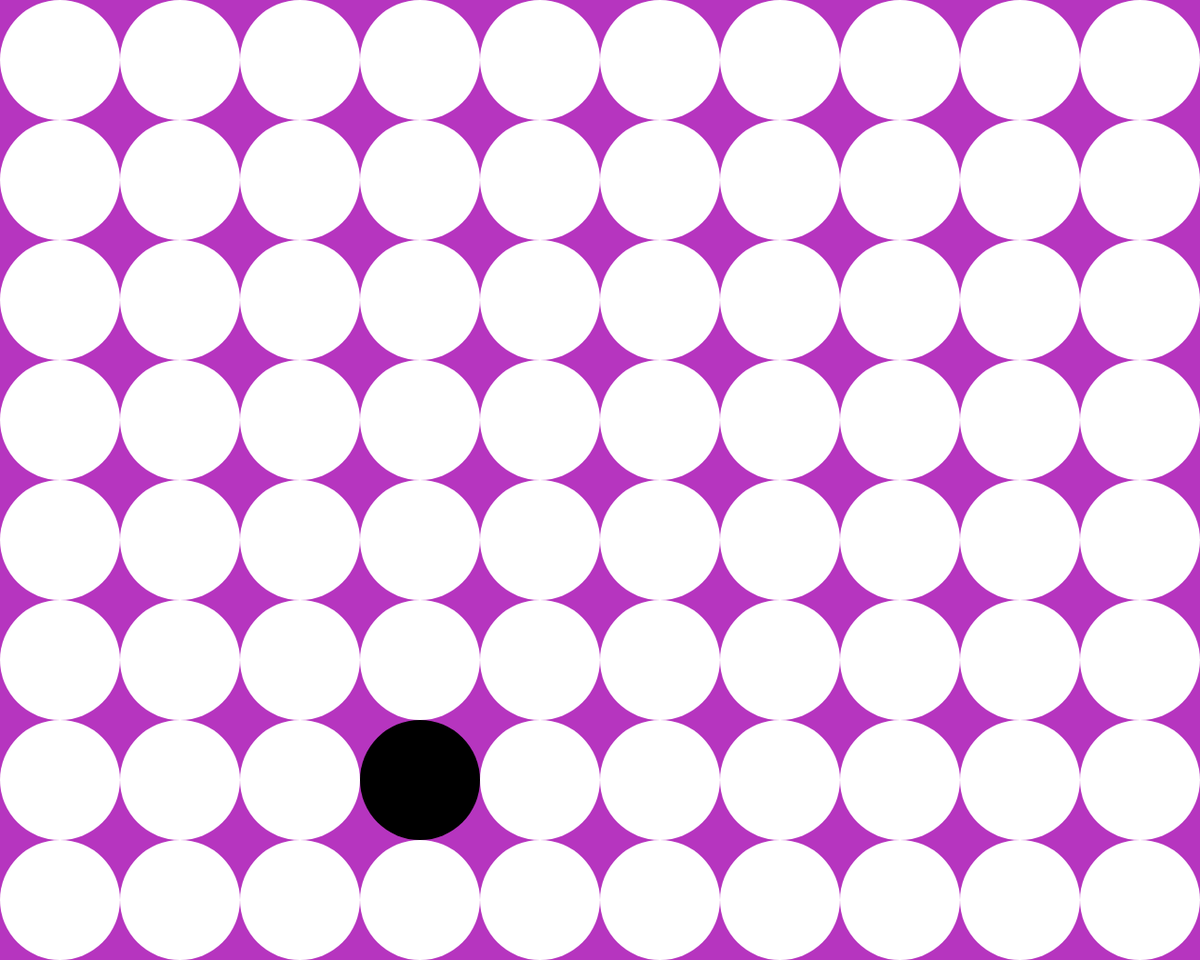
Frame 1 (no input)
Frame 60 (no input): identical to frame 1, image omitted
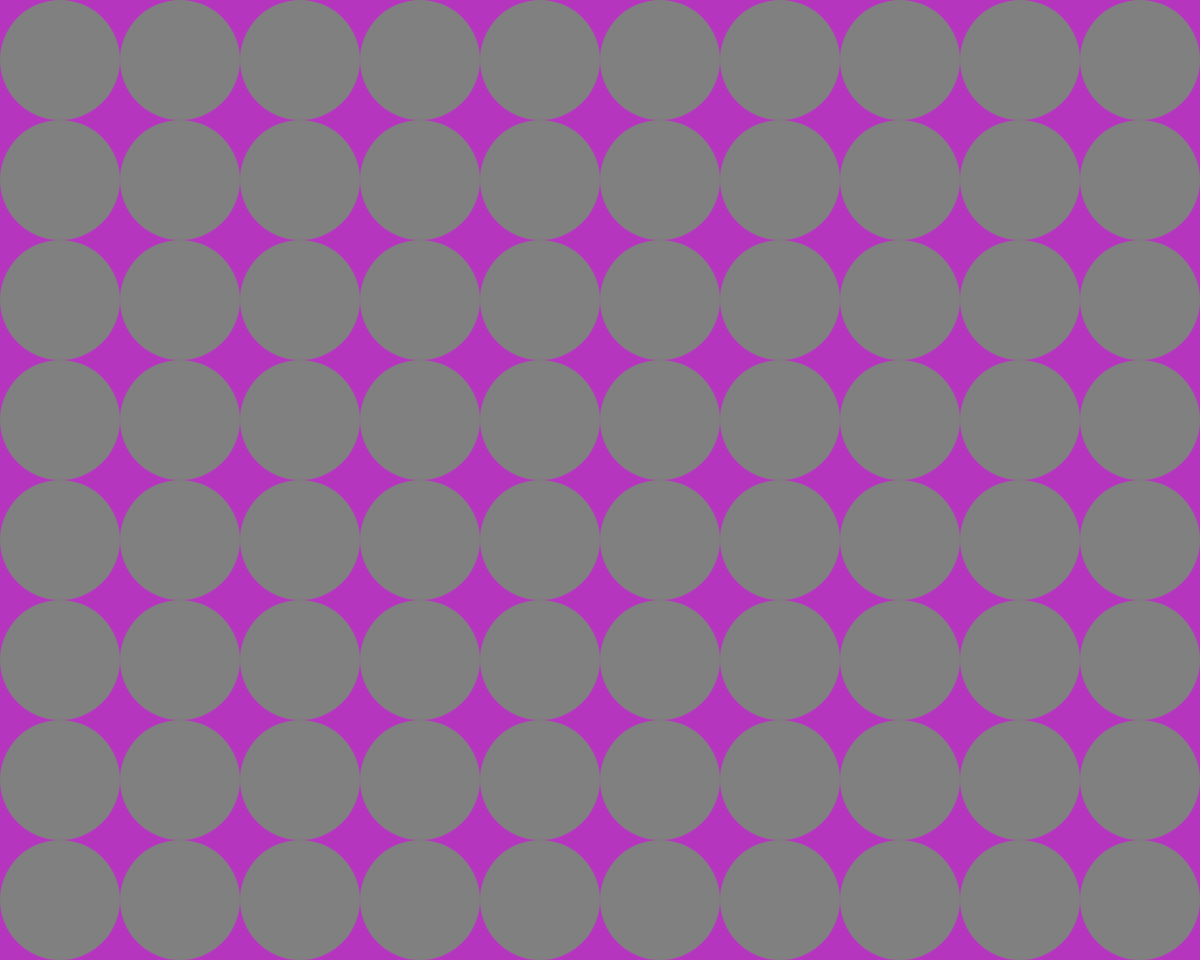
Frame 120 (the mouse pressed at the canvas centre since frame 60)

The p5.js sketch that drew these frames (run headless with seeded random() and noise() and a simulated clock; from frame 60 on, the mouse is pressed at the canvas centre):

// p5.js sketch
// ── sketch.js
var RB;
var GB;
var BB;
var f;
var Picki;
var Pickj;
function setup() {
  // put setup code here
    createCanvas(1280,1024);
    ResetAll();
    f=1;
}

function draw() {
  // put drawing code here
    //background(255-(mouseX*255/1280),255-(mouseY*255/1024),255-((mouseX+mouseY)*255/2304));
    background(RB,GB,BB);
    if(f==1)
    {
        Cycle();
    }
    else if(f==2)
    {
        Triangle();
    }
    else{
        Quad();
    }
    if(mouseX>=Picki*128 && mouseX<=(Picki*128)+128 && mouseY>=Pickj*128 && mouseY<=(Pickj*128)+128)
    {
        fill("red");
        textSize(20);
        textStyle(BOLD);
        stroke("white");
        strokeWeight(2);
        text("Click",mouseX+20,mouseY+10);
        noFill();
        stroke("red");
        strokeWeight(5);
        ellipse(mouseX, mouseY, 20, 20);
    }
    
    
}

function mousePressed(){
    if(mouseX>=Picki*128 && mouseX<=(Picki*128)+128 && mouseY>=Pickj*128 && mouseY<=(Pickj*128)+128)
    {
        ResetAll();
    }
    
}

function Cycle(){
    noStroke();
    for(var i=0; i<= 9; i++)
    {
        for(var j=0; j<= 7; j++)
        {
            if(i==Picki && j==Pickj)
            {
                fill((mouseX*255/1280),(mouseY*255/1024),(mouseX+mouseY)*255/2304);
                ellipse((i*128)+64,(j*128)+64,128,128);
            }
            else
            {
                fill(255-(mouseX*255/1280),255-(mouseY*255/1024),255-((mouseX+mouseY)*255/2304));
                ellipse((i*128)+64,(j*128)+64,128,128);
            }
        }
    }
    
}
function Triangle(){
    noStroke();
    for(var i=0; i<= 9; i++)
    {
        for(var j=0; j<= 7; j++)
        {
            if(i==Picki && j==Pickj)
            {
                fill((mouseX*255/1280),(mouseY*255/1024),(mouseX+mouseY)*255/2304);
                triangle(i*128, (j*128)+128, (i*128)+64, j*128, (i*128)+128, (j*128)+128);
            }
            else
            {
                fill(255-(mouseX*255/1280),255-(mouseY*255/1024),255-((mouseX+mouseY)*255/2304));
                triangle(i*128, (j*128)+128, (i*128)+64, j*128, (i*128)+128, (j*128)+128);
                
            }
        }
    }
}
function Quad(){
    noStroke();
    for(var i=0; i<= 9; i++)
    {
        for(var j=0; j<= 7; j++)
        {
            if(i==Picki && j==Pickj)
            {
                fill((mouseX*255/1280),(mouseY*255/1024),(mouseX+mouseY)*255/2304);
                quad(i*128, (j*128)+64, (i*128)+64, j*128, (i*128)+128, (j*128)+64 , (i*128)+64, (j*128)+128);
            }
            else
            {
                fill(255-(mouseX*255/1280),255-(mouseY*255/1024),255-((mouseX+mouseY)*255/2304));
                quad(i*128, (j*128)+64, (i*128)+64, j*128, (i*128)+128, (j*128)+64 , (i*128)+64, (j*128)+128);
                
            }
        }
        
    }
}
function ResetAll(){
    RB=random(255);
    GB=random(255);
    BB=random(255);
    Picki=random(10);
    Pickj=random(8);
    Picki-=Picki%1;
    Pickj-=Pickj%1;
    f=random(3);
    f=f-(f%1)+1;
}
